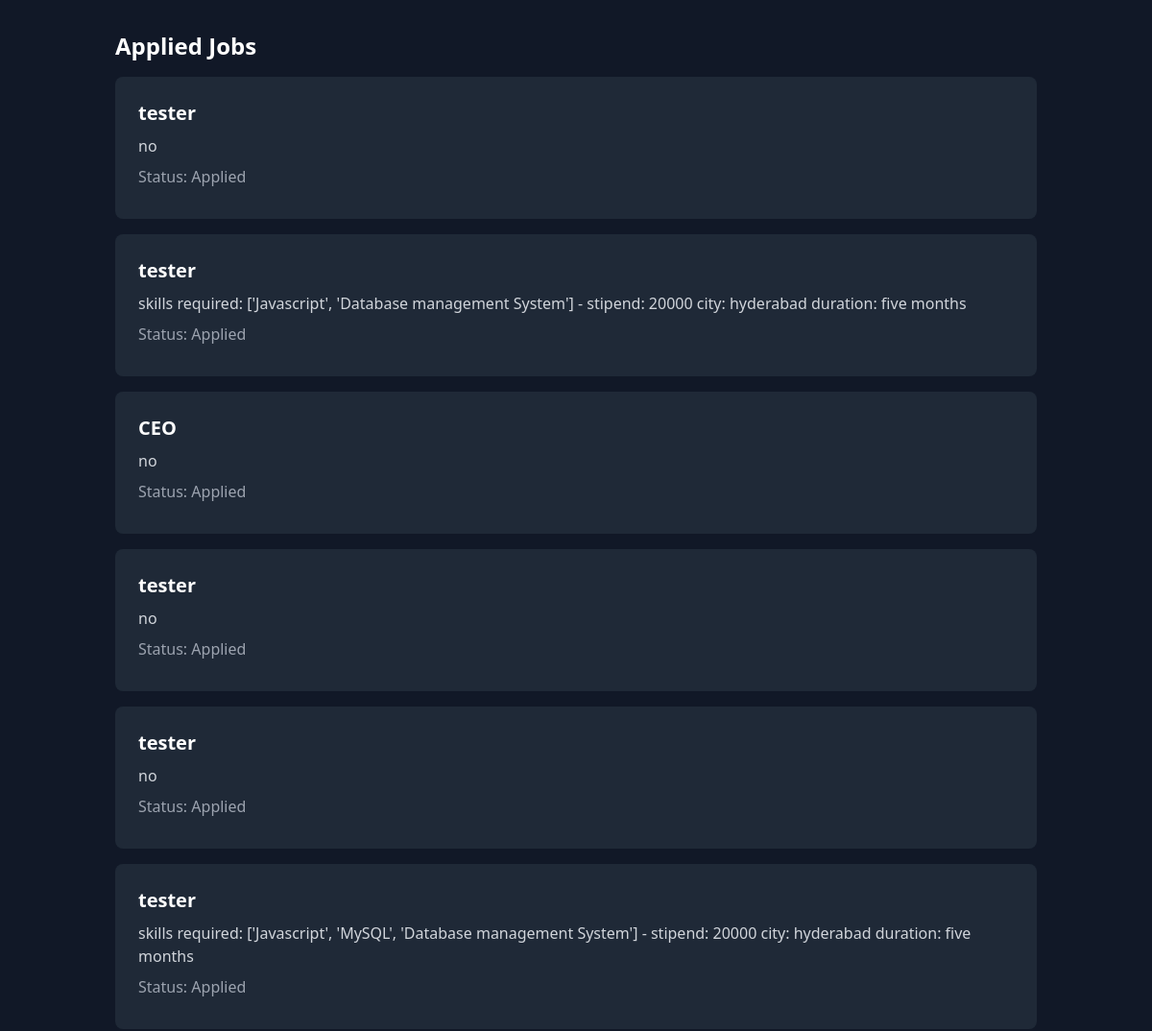
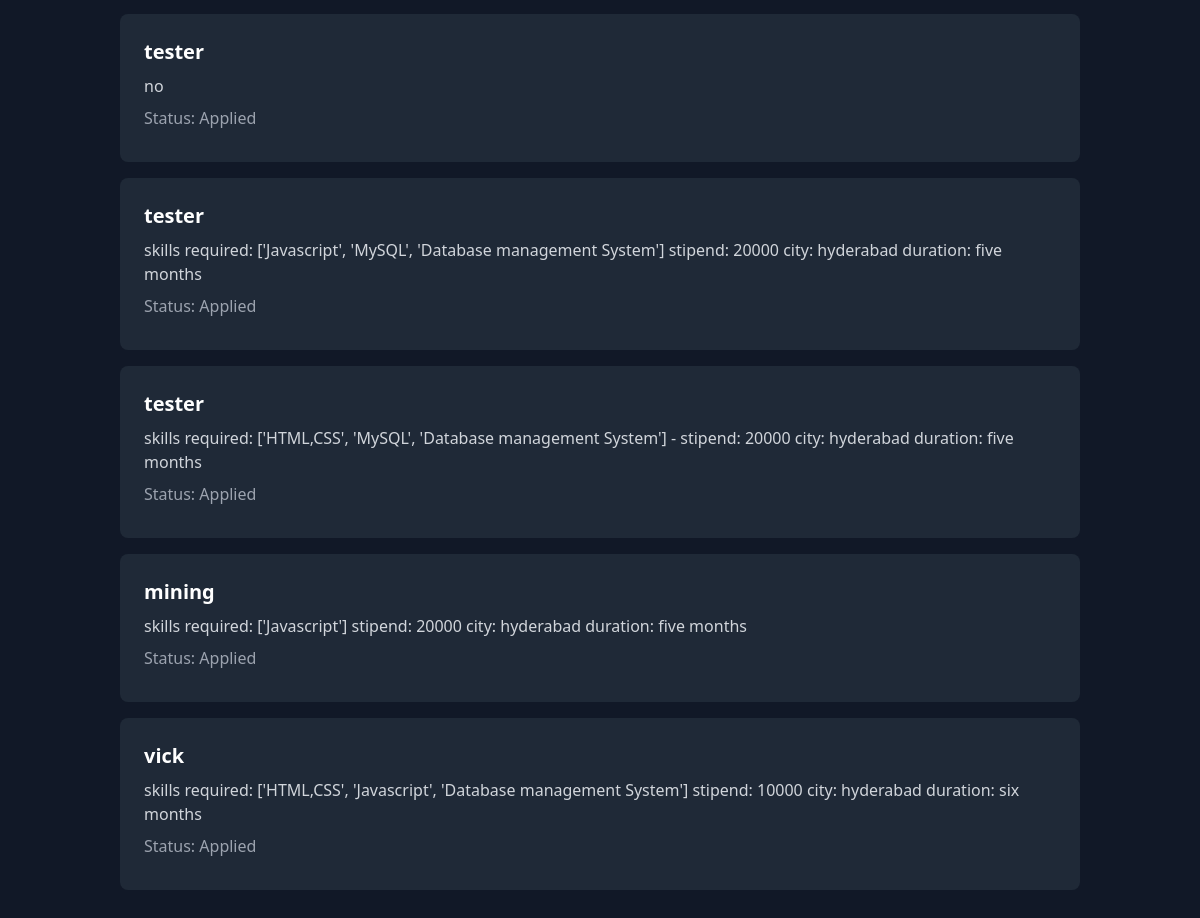
The page /user/applied-jobs (signed in) on the database its author committed (2 pictures, top to bottom).
### basic/models.py (models this page shows)
class job(models.Model):
    role = models.CharField(max_length = 50)
    field_id = models.ForeignKey(Job_fields,on_delete = models.CASCADE)
    company_name = models.CharField(max_length = 100)
    hr_id  = models.ForeignKey(Hr,on_delete = models.CASCADE)
    openings = models.IntegerField()
    stipend = models.IntegerField()
    duration = models.CharField(max_length=100)
    location = models.CharField(max_length = 150)
    city_id = models.ForeignKey(city, on_delete = models.CASCADE)
    description = models.CharField(max_length = 250)

### basic/views.py (the view)
# urls.py: path("user/applied-jobs",views.applied_jobs, name="applied-jobs"),
def applied_jobs(request):
    applied_jobs = job.objects.filter(application__user_id=request.user).values('role', 'description', 'application__status_id__status')
    context = {
        "applied_jobs" : applied_jobs
    }
    return render(request,'applied_jobs.html',context)

### basic/templates/applied_jobs.html (shortened to what this page needs)
<!DOCTYPE html>
<html lang="en">
<head>
    <link href="https://cdn.jsdelivr.net/npm/tailwindcss@2.2.19/dist/tailwind.min.css" rel="stylesheet">
</head>
<body class="bg-gray-900 text-white">
    <div class="container mx-auto p-8">
        <h2 class="text-2xl font-semibold mb-4">Applied Jobs</h2>
        <div class="grid gap-4">
            {% for job in applied_jobs %}
                <div class="bg-gray-800 rounded-lg p-6">
                    <h3 class="text-xl font-semibold mb-2">{{ job.role }}</h3>
                    <p class="text-gray-300 mb-2">{{ job.description }}</p>
                    <p class="text-gray-400 mb-2">Status: {{ job.application__status_id__status }}</p>
                </div>
            {% endfor %}
        </div>
    </div>
</body>
</html>

### rows shown on the page
job: role "tester", description "skills required: ['Javascript', 'Database management System'] - stipend: 20000 city: hyderabad duration: five months", application__status_id__status "Applied"
job: role "tester", description "skills required: ['Javascript', 'MySQL', 'Database management System'] - stipend: 20000 city: hyderabad duration: five months", application__status_id__status "Applied"
job: role "tester", description "skills required: ['Javascript', 'MySQL', 'Database management System'] stipend: 20000 city: hyderabad duration: five months", application__status_id__status "Applied"
job: role "tester", description "skills required: ['HTML,CSS', 'MySQL', 'Database management System'] - stipend: 20000 city: hyderabad duration: five months", application__status_id__status "Applied"
job: role "mining", description "skills required: ['Javascript'] stipend: 20000 city: hyderabad duration: five months", application__status_id__status "Applied"
job: role "vick", description "skills required: ['HTML,CSS', 'Javascript', 'Database management System'] stipend: 10000 city: hyderabad duration: six months", application__status_id__status "Applied"

### other values the page prints
{{ job.role }} "tester" "CEO" "tester" "tester" "tester"
{{ job.description }} "no" "no" "no" "no" "no"
{{ job.application__status_id__status }} "Applied" "Applied" "Applied" "Applied" "Applied"
